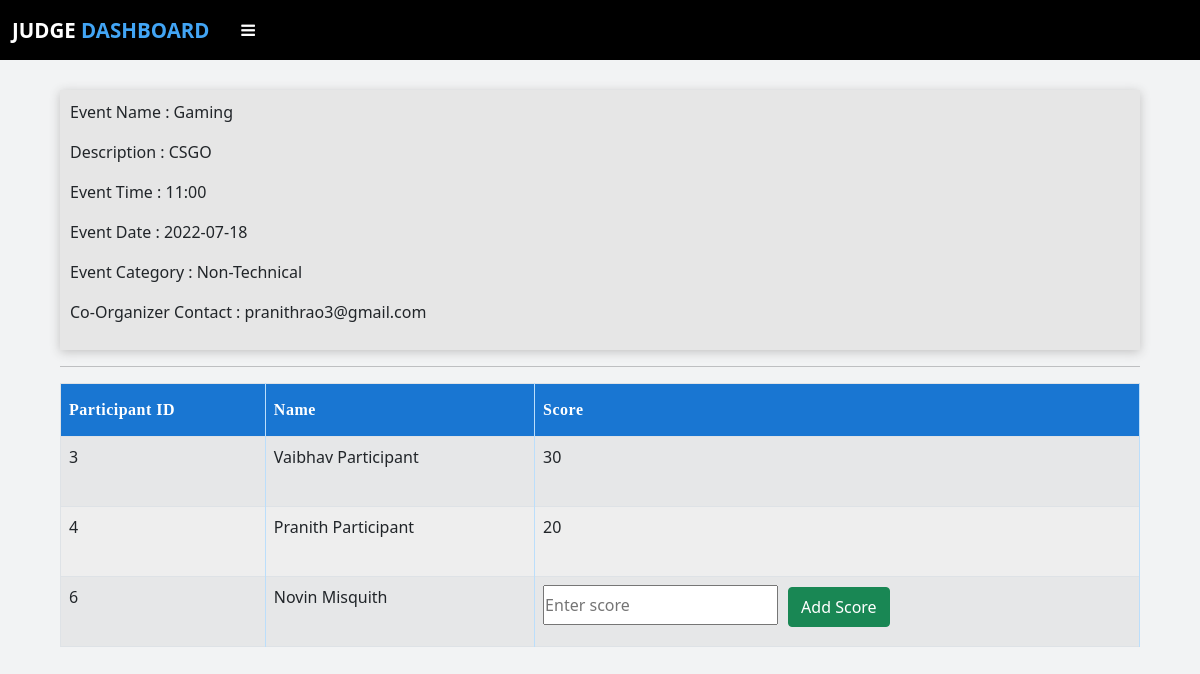
/judge_event (signed in), run on the app's committed database.
### app.py (models this page shows, shortened)
class Event(db.Model):
    id = db.Column(db.Integer,primary_key=True)
    name = db.Column(db.String(50),nullable=False)
    description = db.Column(db.String(255),nullable=False)
    date = db.Column(db.String(50), nullable=False)
    time = db.Column(db.String(50), nullable=False)
    category = db.Column(db.String(50),nullable=False)
    coorg_mail = db.Column(db.String(80),db.ForeignKey('coorganizer.email'))
    org_id = db.Column(db.Integer,db.ForeignKey('organizer.id'))
    participant_id=db.relationship('Participant',cascade="all,delete",backref='participants')
    judge_event_id=db.relationship('Judge',cascade="all,delete",backref='ownersj')
    part_event_id=db.relationship('Plist',cascade="all,delete",backref='ownersjp')

class Plist(db.Model):
    id = db.Column(db.Integer,primary_key=True)
    part_id = db.Column(db.Integer,db.ForeignKey('participant.id'),nullable=True)
    event_id = db.Column(db.Integer,db.ForeignKey('event.id'),nullable=True)
    score=db.Column(db.Integer,nullable=True)

### app.py (the view)
@app.route("/judge_event")
def judge_event():
    if 'judge' in session:
        event = Event.query.filter_by(id=session['event_id']).first()
        participants = Plist.query.filter_by(event_id=session['event_id']).all()
        for i in participants:
            pname = Participant.query.filter_by(id=i.part_id).first()
            i.pname = pname.name
        return render_template('judge_event.html',data=event,data2=participants)
    else:
        flash("Session Expired","error")
        return redirect(url_for('judge_log'))

### templates/judge_event.html (shortened to what this page needs)
{% extends "judge_layout.html" %}
{% block head %} {{ super() }}
{% endblock %}
{% block content %}
<div class="container" style="padding: 30px">
  <div class="details-item-body">
    <p class="info">Event Name : {{data['name']}}<br /></p>
    <p class="info">Description : {{data['description']}}<br /></p>
    <p class="info">Event Time : {{data['time']}}<br /></p>
    <p class="info">Event Date : {{data['date']}}<br /></p>
    <p class="info">Event Category : {{data['category']}}<br /></p>
    <p class="info">Co-Organizer Contact : {{data['coorg_mail']}}<br /></p>
  </div>
  <hr />
  {% if data2 %}
  <div class="table-responsive">
    <table class="table table-striped table-bordered">
      <thead class="thead-dark">
        <tr>
          <th scope="col">Participant ID</th>
          <th scope="col">Name</th>
          <th scope="col">Score</th>
        </tr>
      </thead>
      <tbody>
        {% for i in data2 %}
        <tr>
          <td>{{i.id}}</td>
          <td>{{i.pname}}</td>
          {% if i.score %}
          <td>{{i.score}}</td>
          {%else%}
          <td>
            <form action="/add_score/{{i.id}}" method="POST">
              <table>
                <tr>
                  <input
                    type="number"
                    name="mark"
                    placeholder="Enter score"
                    style="height: 40px"
                    required
                  />
                </tr>
                <tr>
                  <button
                    class="btn btn-success"
                    style="height: 40px; margin-left: 10px"
                  >
                    Add Score
                  </button>
                </tr>
              </table>
            </form>
          </td>
          {%endif%}
        </tr>
        {% endfor %}{% else %}
        <h2 class="text-center mt-5 fw-bold text-uppercase">
          No Registrations
        </h2>
        {% endif %}
      </tbody>
    </table>
  </div>
  {% endblock %}

### templates/judge_event.html (style rules this page uses)
table { font-family: "Roboto" sans-serif; border-collapse: collapse; width: 100%; }
table tr:nth-child(even) { background-color: #eeeeee; }
.table th { padding-top: 14px; padding-bottom: 14px; text-align: left; background-color: #1976d2; color: white; letter-spacing: 0.5px; user-select: none; border-right: 0.5px solid #bbdefb; font-family: Bahnschrift SemiBold; }
table td { border-right: 0.5px solid #bbdefb; height: 70px; }
table td, table th { border-bottom: 0.5px solid #bbdefb; }
.details-item-body { background-color: rgb(230, 230, 230); padding: 10px; width: 100%; box-shadow: 0px 2px 10px rgb(194, 194, 194); }

### templates/judge_layout.html (style rules this page uses)
body { font-family: "Roboto" sans-serif; background-color: #f2f3f4; }
* { margin: 0; padding: 0; text-decoration: none; list-style: none; }

### data on the page
Event: name "Gaming", description "CSGO", time "11:00", date "2022-07-18", category "Non-Technical", coorg_mail "pranithrao3@gmail.com"
Plist: id "3", pname "Vaibhav Participant", score "30"
Plist: id "4", pname "Pranith Participant", score "20"
Plist: id "6", pname "Novin Misquith"
